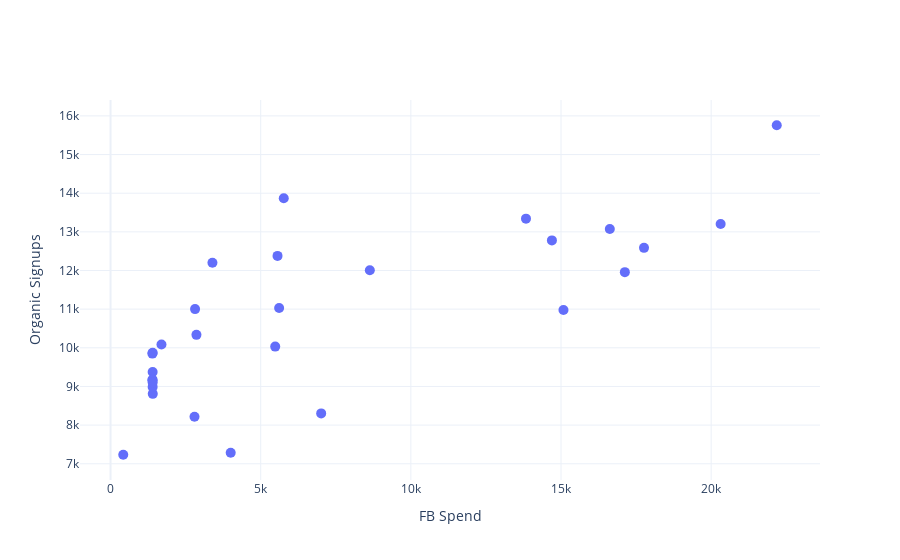

Notebook source saved alongside this figure:
### Markdown cell above
### FB Spend

### Code cell
fig = go.Figure(
    go.Scatter(y=mx_data['Organic Signups'], x=mx_data['fb_spend'], mode='markers',
              marker=dict(size=10))
)

fig.update_layout(yaxis=dict(title='Organic Signups'),
                 xaxis=dict(title='FB Spend'))

fig.show()

### Figure 1 — Plotly figure (JSON) as saved in the notebook; plotly's stock layout.template omitted (floating-point values rounded to 4 significant figures)
{"data": [{"marker": {"size": 10}, "mode": "markers", "type": "scatter", "x": [8634, 13834, 15082, 14697, 17126, 17764, 20316, 22184, 16625, 5768, 5560, 5614, 5483, 7014, 4001, 2796, 2814, 1696, 1396, 1402, 1406, 1393, 1402, 1403, 1397, 1402, 2860, 3393, 423], "y": [12006, 13342, 10976, 12779, 11957, 12586, 13202, 15758, 13073, 13868, 12378, 11031, 10031, 8303, 7285, 8217, 11001, 10085, 9160, 9372, 8809, 9850, 8984, 9873, 9176, 9101, 10335, 12200, 7233]}], "layout": {"xaxis": {"title": {"text": "FB Spend"}}, "yaxis": {"title": {"text": "Organic Signups"}}}}
